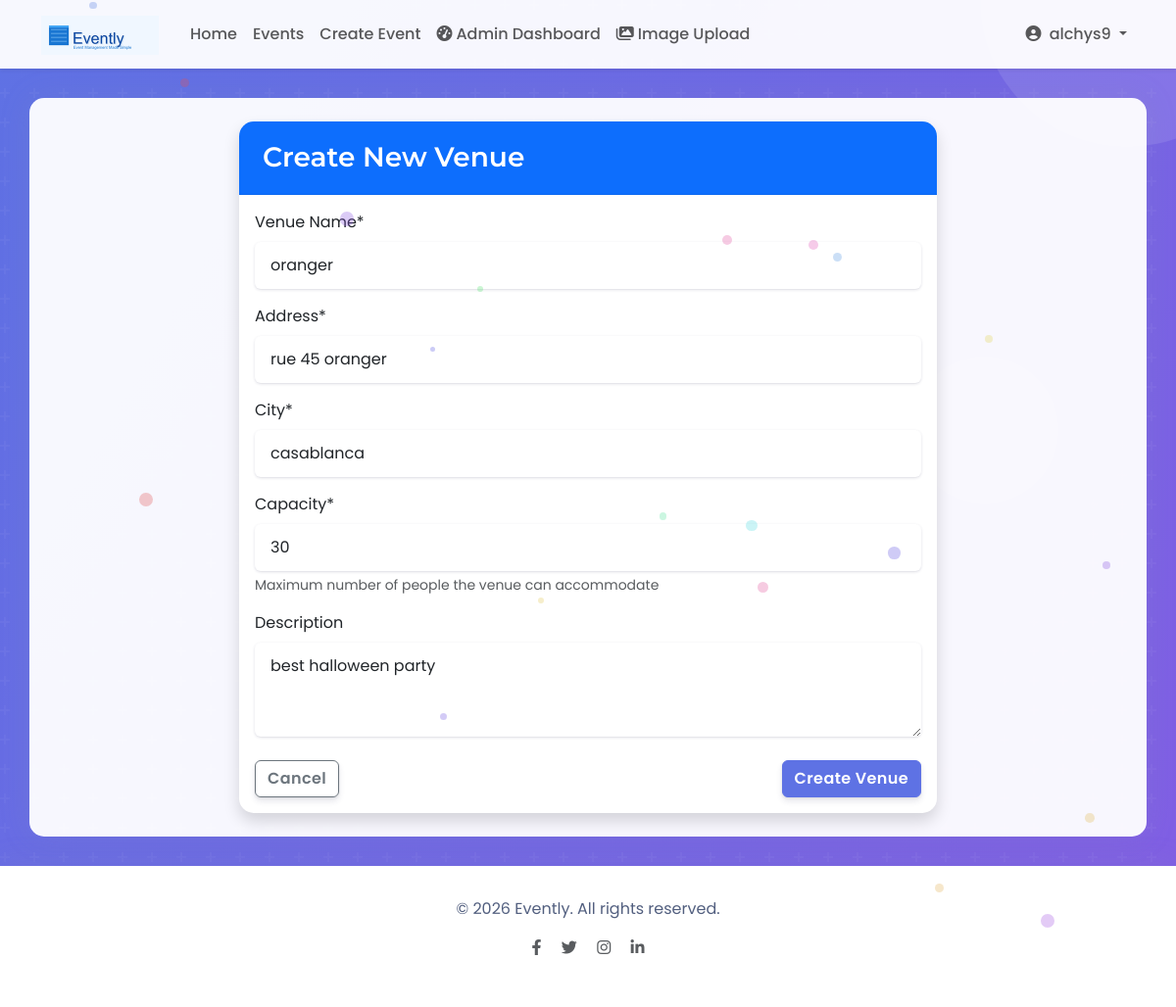
The app's page /venues/3/update/ (signed in) with its own data.
### events/models.py (models this page shows, shortened)
class Venue(models.Model):
    name = models.CharField(max_length=100)
    address = models.CharField(max_length=255)
    city = models.CharField(max_length=100)
    capacity = models.PositiveIntegerField()
    description = models.TextField(blank=True, null=True)

### events/views_event_management.py (the view)
# urls.py: path('venues/<int:pk>/update/', views_event_management.VenueUpdateView.as_view(), name='update_venue'),
class VenueUpdateView(LoginRequiredMixin, UserPassesTestMixin, UpdateView):
    model = Venue
    form_class = VenueForm
    template_name = 'events/venue_form.html'
    success_url = reverse_lazy('admin_dashboard')
    def test_func(self):
        if self.request.user.is_superuser or self.request.user.is_staff:
            return True
        if hasattr(self.request.user, 'profile'):
            return self.request.user.profile.role in ['admin', 'organizer']
        return False
    def get_context_data(self, **kwargs):
        context = super().get_context_data(**kwargs)
        context['title'] = 'Update Venue'
        return context

### events/forms.py
class VenueForm(forms.ModelForm):
    class Meta:
        model = Venue
        fields = ['name', 'address', 'city', 'capacity', 'description']
        widgets = {
            'description': forms.Textarea(attrs={'rows': 3}),
        }

### templates/events/venue_form.html (shortened to what this page needs)
{% extends "events/base.html" %}
{% block content %}
<div class="row justify-content-center">
    <div class="col-md-8">
        <div class="card shadow">
            <div class="card-header bg-primary text-white">
                <h3 class="card-title mb-0">Create New Venue</h3>
            </div>
            <div class="card-body">
                <form method="POST">
                    <div class="mb-3">
                        <label for="{{ form.name.id_for_label }}" class="form-label">Venue Name*</label>
                        {{ form.name }}
                    </div>
                    <div class="mb-3">
                        <label for="{{ form.address.id_for_label }}" class="form-label">Address*</label>
                        {{ form.address }}
                    </div>
                    <div class="mb-3">
                        <label for="{{ form.city.id_for_label }}" class="form-label">City*</label>
                        {{ form.city }}
                    </div>
                    <div class="mb-3">
                        <label for="{{ form.capacity.id_for_label }}" class="form-label">Capacity*</label>
                        {{ form.capacity }}
                        <div class="form-text">Maximum number of people the venue can accommodate</div>
                    </div>
                    <div class="mb-3">
                        <label for="{{ form.description.id_for_label }}" class="form-label">Description</label>
                        {{ form.description }}
                    </div>
                    <div class="d-flex justify-content-between mt-4">
                        <a href="javascript:window.close();" class="btn btn-outline-secondary">Cancel</a>
                        <button type="submit" class="btn btn-primary">Create Venue</button>
                    </div>
                </form>
            </div>
        </div>
    </div>
</div>
{% endblock %}

### templates/events/base.html (shortened to what this page needs)
<!DOCTYPE html>
<html lang="en">
<head>
    {% load static %}
    <link href="https://cdn.jsdelivr.net/npm/bootstrap@5.3.0/dist/css/bootstrap.min.css" rel="stylesheet">
    <link rel="stylesheet" href="https://cdnjs.cloudflare.com/ajax/libs/font-awesome/6.4.0/css/all.min.css">
    <link href="https://unpkg.com/aos@2.3.1/dist/aos.css" rel="stylesheet">
    <link rel="stylesheet" href="{% static 'css/custom.css' %}">
    <link rel="stylesheet" href="{% static 'css/animations.css' %}">
</head>
<body>
    <nav class="navbar navbar-expand-lg navbar-light bg-light shadow-sm">
        <div class="container">
            <a class="navbar-brand" href="{% url 'home' %}">
                <img src="{% static 'images/evently_logo_small.png' %}" alt="Evently Logo" height="40" class="me-2">
            </a>
            <div class="collapse navbar-collapse" id="navbarNav">
                <ul class="navbar-nav me-auto">
                    <li class="nav-item">
                        <a class="nav-link {% if request.path == '/' %}active{% endif %}" href="{% url 'home' %}">Home</a>
                    </li>
                    <li class="nav-item">
                        <a class="nav-link {% if 'events' in request.path and not 'new' in request.path %}active{% endif %}" href="{% url 'events' %}">Events</a>
                    </li>
                    {% if user.is_authenticated and user.profile.role in 'admin,organizer' %}
                    <li class="nav-item">
                        <a class="nav-link {% if 'simple-create-event' in request.path %}active{% endif %}" href="{% url 'simple_create_event' %}">Create Event</a>
                    </li>
                    <li class="nav-item">
                        <a class="nav-link {% if 'admin/dashboard' in request.path %}active{% endif %}" href="{% url 'admin_dashboard' %}">
                            <i class="fas fa-tachometer-alt me-1"></i>Admin Dashboard
                        </a>
                    </li>
                    <li class="nav-item">
                        <a class="nav-link {% if 'images/upload' in request.path %}active{% endif %}" href="{% url 'image_upload_page' %}">
                            <i class="fas fa-images me-1"></i>Image Upload
                        </a>
                    </li>
                    {% endif %}
                </ul>
                <ul class="navbar-nav">
                    {% if user.is_authenticated %}
                    <li class="nav-item dropdown">
                        <a class="nav-link dropdown-toggle" href="#" id="navbarDropdown" role="button" data-bs-toggle="dropdown" aria-expanded="false">
                            <i class="fas fa-user-circle me-1"></i> {{ user.username }}
                        </a>
                    </li>
                    {% endif %}
                </ul>
            </div>
        </div>
    </nav>
    <div class="container main-content py-4">
        {% block content %}{% endblock %}
    </div>
    <footer class="footer mt-auto">
        <div class="container text-center">
            <p>&copy; {% now "Y" %} Evently. All rights reserved.</p>
            <p>
                <a href="#" class="text-muted mx-2"><i class="fab fa-facebook-f"></i></a>
                <a href="#" class="text-muted mx-2"><i class="fab fa-twitter"></i></a>
                <a href="#" class="text-muted mx-2"><i class="fab fa-instagram"></i></a>
                <a href="#" class="text-muted mx-2"><i class="fab fa-linkedin-in"></i></a>
            </p>
        </div>
    </footer>
</body>
</html>

### static/css/custom.css (style rules this page uses)
:root { --primary-color: #5e72e4; --primary-hover: #324cdd; --secondary-color: #f7fafc; --accent-color: #11cdef; --success-color: #2dce89; --info-color: #11cdef; --warning-color: #fb6340; --danger-color: #f5365c; --dark-color: #212529; --light-color: #f8f9fa; --body-bg: #f8f9fe; --card-shadow: 0 0 2rem 0 rgba(136, 152, 170, .15); --header-height: 70px; --transition-speed: 0.3s; }
body { font-family: 'Poppins', sans-serif; min-height: 100vh; display: flex; flex-direction: column; background-color: var(--body-bg); color: #525f7f; position: relative; overflow-x: hidden; }
h1, h2, h3, h4, h5, h6 { font-family: 'Montserrat', sans-serif; font-weight: 600; color: #32325d; }
.main-content { flex: 1; background-color: rgba(255, 255, 255, 0.95); border-radius: 15px; box-shadow: var(--card-shadow); padding: 30px; margin-top: 30px; margin-bottom: 30px; position: relative; z-index: 1; }
.navbar { background-color: rgba(255, 255, 255, 0.95) !important; box-shadow: 0 0 2rem 0 rgba(136, 152, 170, .15); height: var(--header-height); position: sticky; top: 0; z-index: 1030; transition: all var(--transition-speed); }
.navbar-brand { font-family: 'Montserrat', sans-serif; font-weight: 700; font-size: 1.6rem; color: var(--primary-color) !important; }
.nav-link { font-weight: 500; padding: 0.5rem 1rem; transition: all var(--transition-speed); }
.btn { font-weight: 600; letter-spacing: 0.025em; text-transform: none; box-shadow: 0 4px 6px rgba(50, 50, 93, .11), 0 1px 3px rgba(0, 0, 0, .08); transition: all var(--transition-speed); }
.btn-primary { background-color: var(--primary-color); border-color: var(--primary-color); }
.card { border: none; border-radius: 15px; box-shadow: var(--card-shadow); transition: all var(--transition-speed); overflow: hidden; }
.card-header { background-color: white; border-bottom: 1px solid rgba(0, 0, 0, .05); padding: 1.25rem 1.5rem; }
.card-title { margin-bottom: 0.75rem; font-weight: 600; }
.footer { background-color: white; padding: 2rem 0; margin-top: 2rem; box-shadow: 0 -0.5rem 1.5rem rgba(136, 152, 170, .1); position: relative; z-index: 1; }
.footer a { color: #8898aa; transition: all var(--transition-speed); }
.form-control { border-radius: 0.375rem; box-shadow: 0 1px 3px rgba(50, 50, 93, .15), 0 1px 0 rgba(0, 0, 0, .02); border: 0; transition: box-shadow .15s ease; padding: 0.75rem 1rem; }
.fade-in { animation: fadeIn 1s ease-in-out; }
.shadow-sm { box-shadow: 0 0.125rem 0.25rem rgba(0, 0, 0, 0.075) !important; }
.shadow { box-shadow: 0 0.5rem 1rem rgba(0, 0, 0, 0.15) !important; }

### static/css/animations.css (style rules this page uses)
.pulse-effect { animation: pulse 3s infinite; transform-origin: center; }
.card { transition: transform 0.3s ease; transform-style: preserve-3d; }
.fade-in { animation: fade-in 0.8s forwards; opacity: 0; }
.navbar-brand img { transition: transform 0.3s ease; }
.btn { position: relative; overflow: hidden; z-index: 1; transition: all 0.3s ease; }
.btn::before { content: ''; position: absolute; top: 0; left: -100%; width: 100%; height: 100%; background: linear-gradient(90deg, transparent, rgba(255,255,255,0.2), transparent); transition: all 0.6s ease; z-index: -1; }

### records on screen
Venue: name "oranger", address "rue 45 oranger", city "casablanca", capacity "30", description "best halloween party"

### other values on screen
{{ user.username }} "alchys9"
